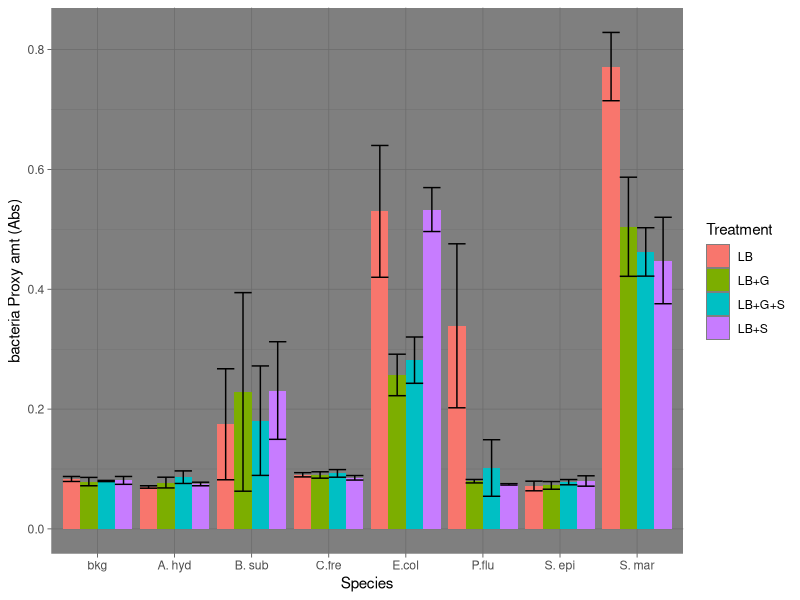
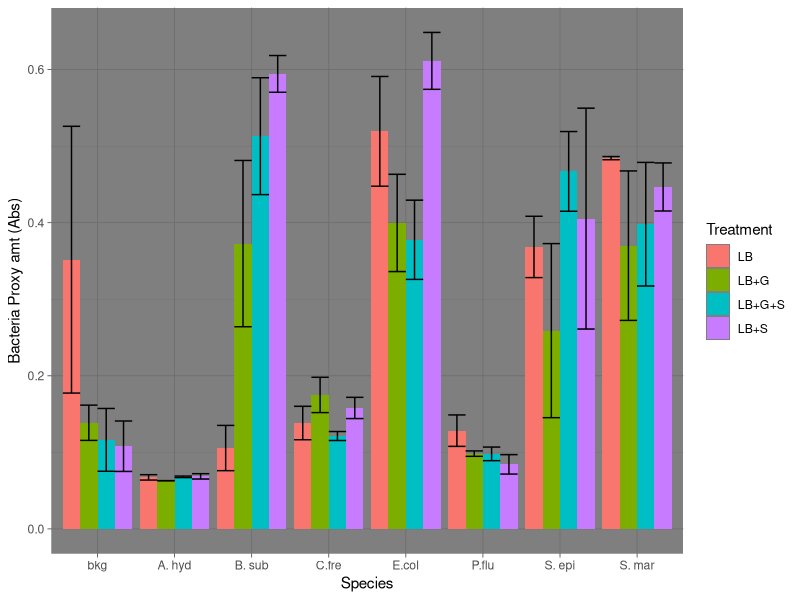

Recreate these plots in R, in order.

dat <- read.csv("For Analaysis group 1.csv")

head(dat)
str(dat)
library(tidyverse)




# summarize the data
# use group_by
head(dat)
avg <- dat %>% group_by(Species, Treatment) %>% 
  summarise(mean = mean(Abs),
            sd = sd(Abs))



unique(avg$Species)
avg$Species <- factor(avg$Species, 
                      levels = c('bkg', 'A. hyd',
  'B. sub', 'C.fre', 'E.col', 'P.flu', 'S. epi', 'S. mar'))
# check spelling and punctuation on line above when you do the second set of data
# match to what is in data set
# head(avg)
# 
ggplot(data = avg, aes(x = Species, y = mean, fill = Treatment))+
  geom_bar(stat= "identity", position = "dodge")+
geom_errorbar(aes(ymin = mean - sd, ymax = mean + sd), position ="dodge")+
  theme_dark()+
  ylab("bacteria Proxy amt (Abs)")
# see na species in your second plot? check the spelling and punctuatino in the above step
# where you re order everything 
# anova
# on entire data set
head(dat)

res.aov2 <- aov(Abs ~ Treatment + Species, data=dat)
summary(res.aov2)


# anova gets more complicated than this, but this is where we will stop
# interpretation treatments make bacteria grow differently
# species of bacteria have different growth rates 


dat <- read.csv("Apply Data needs more arranging.csv")

head(dat)
str(dat)
library(tidyverse)




# summarize the data
# use group_by
head(dat)
avg <- dat %>% group_by(Species, Treatment) %>% 
  summarise(mean = mean(Abs),
            sd = sd(Abs))



unique(avg$Species)
avg$Species <- factor(avg$Species, 
                      levels = c('bkg', 'A. hyd',
                                 'B. sub', 'C.fre', 'E.col', 'P.flu', 'S. epi', 'S. mar'))
# check spelling and punctuation on line above when you do the second set of data
# match to what is in data set
# head(avg)
# 
ggplot(data = avg, aes(x = Species, y = mean, fill = Treatment))+
  geom_bar(stat= "identity", position = "dodge")+
  geom_errorbar(aes(ymin = mean - sd, ymax = mean + sd), position ="dodge")+
  theme_dark()+
  ylab("Bacteria Proxy amt (Abs)")
# see na species in your second plot? check the spelling and punctuatino in the above step
# where you re order everything 
# anova
# on entire data set
head(dat)

res.aov2 <- aov(Abs ~ Treatment + Species, data=dat)
summary(res.aov2)


# anova gets more complicated than this, but this is where we will stop
# interpretation treatments make bacteria grow differently
# species of bacteria have different growth rates 


